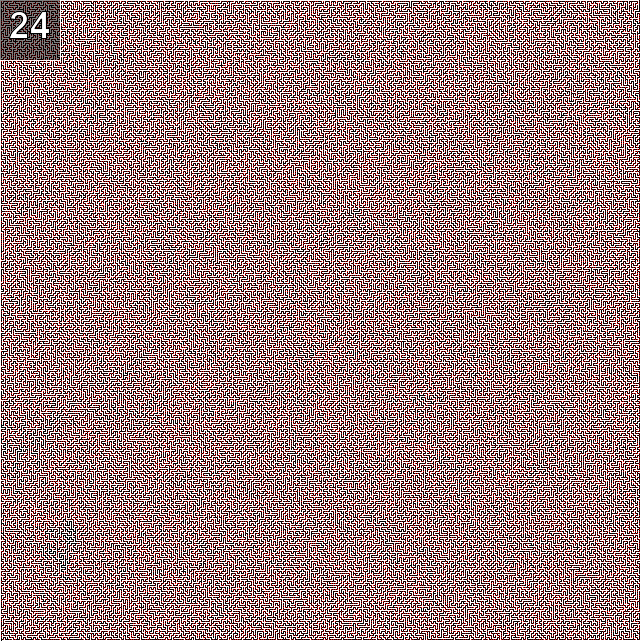
#> input picture source/maze.png, 641 x 641 px, found by its file name
$ python pythonchallenge24.py
#> lines starting #> are read from the running program, lines starting #| are printed output that depends on the picture
#> further down, maze is the input picture: PIL image 641x641 RGBA; mean R, G, B, A 159.1, 127.5, 127.5, 255
import Image

def BFS(maze, path):
	dirs=[(0,1),(0,-1),(1,0),(-1,0)]
	wall=(255,)*4
	w,h=maze.size
#> w = 641; h = 641
	maze.putpixel((1,h-1),wall)
	maze.putpixel((w-2,0),wall)
	queue=[(1,h-2)] #enter
#> queue = [(1, 639)]
	path[queue[0]]='exit'
	while queue:
		pos=queue.pop(0)
		for d in dirs:
			new_pos=(pos[0]+d[0], pos[1]+d[1])
			if not path.has_key(new_pos) and maze.getpixel(new_pos)!=wall:
				path[new_pos]=pos
				queue.append(new_pos)
#> after the loop, queue = []

maze=Image.open('C:\\Python27\\pythonchallenge\\maze.png')
path={}
BFS(maze,path)
maze.show()
#print path
w=maze.size[0]
#> w = 641
pos=(w-2,1)
#> pos = (639, 1)
while pos!='exit':
	maze.putpixel(pos,(0,0,255,255))
	pos=path[pos]
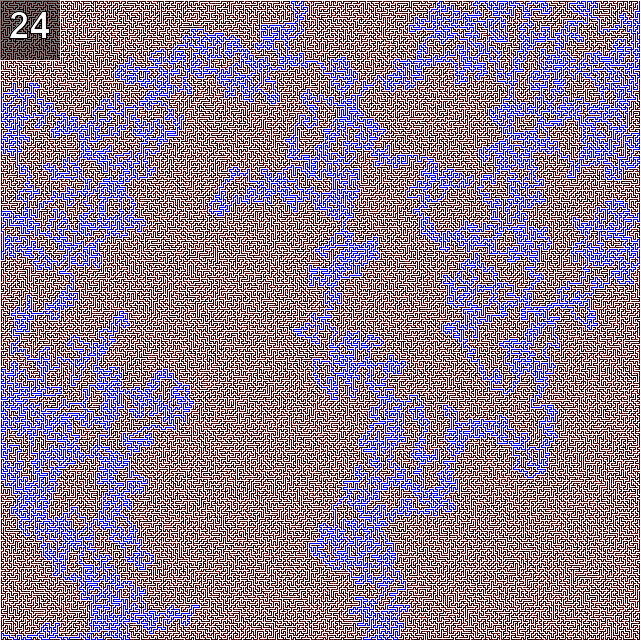
#> maze: PIL image 641x641 RGBA; mean R, G, B, A 152.2, 127.5, 155.2, 255
maze.show()
